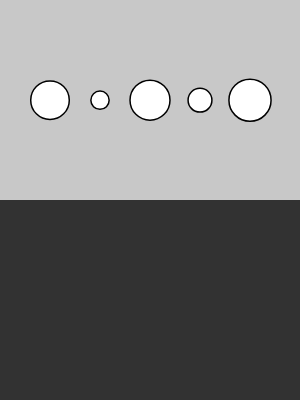
Frame 1 (no input)
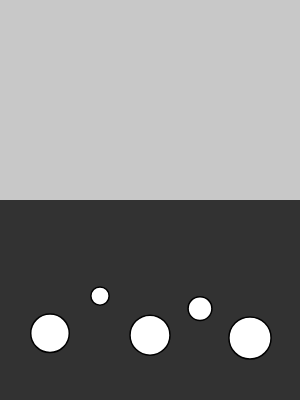
Frame 60 (no input)
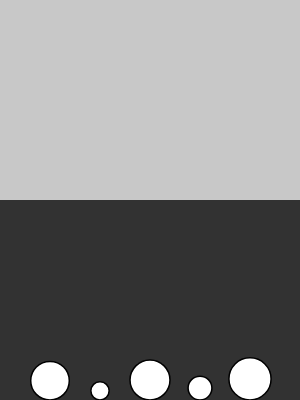
Frame 120 (the mouse pressed at the canvas centre since frame 60)

The p5.js sketch that drew these frames (run headless with seeded random() and noise() and a simulated clock; from frame 60 on, the mouse is pressed at the canvas centre):

// p5.js sketch
// ── sketch.js
// Global Variables
let width = 300, height = 400; 
let liquid; // Initialized in 'setup()'
let balls = [] // Empty array

// User-Defined Classes
class Liquid {
  constructor(start_y, end_y, drag_coeff=0.5) { 
    this.start_x = 0;
    this.end_x = width;
    this.start_y = start_y;
    this.end_y = height;
    this.ro = 1 // Fluid's mass density
    this.drag_coeff = drag_coeff; // Drag coefficient
  }
  contains(ball_obj) {
    let ball_pos = ball_obj.position; // Vector
    return ball_pos.y >= this.start_y; // Boolean
  }
  calc_drag(ball_obj) { //'F_drag = -0.5 * ro * speed**2 * Area * drag_coeff * vel_unit' ('mass' is proxied by 'ro')
                        // 'ro': liquid density; 'speed': velocity's magnitude; 'Area': surface area; 'drag_coeff': drag coefficient
    let speed = ball_obj.velocity.mag();
    let drag_mag = 0.5 * this.ro * speed**2 * ball_obj.area * this.drag_coeff;
    let drag_force = ball_obj.velocity.copy();
    drag_force.mult(-1); // Inverting direction
    drag_force.normalize(); // Normalize
    drag_force.mult(drag_mag); // Apply magnitude
    return drag_force; 
  }
  display() {
    noStroke(); // No outlines
    fill(50); // Grayscale background
    rectMode(CORNERS); // 'rect(x1, y1, x2, y2)' (where '_1' is a corner; '_2' the opposite corner)
    rect(this.start_x, this.start_y, this.end_x, this.end_y);
  }
}

class Ball { 
  constructor(x, y) { 
      // Attributes
      this.position = createVector(x, y); 
      this.velocity = createVector(0, 0); // To right
      this.acceleration = createVector(0, 0); // Starts at 0
      this.mass = random(5, 25); // Proxy for 'radius'
      this.area = 1 // Sphere surface area (should be: 4 * PI * radius**2)
  }
  // Methods
  apply_force(force_vec) {
    let acceleration = force_vec.div(this.mass);
    this.acceleration.add(acceleration);
  }
  contact_floor() {
    return (this.position.y + this.mass >= height); // True: ball passed liquid / False: otherwise
  }
  update() {
    this.velocity.add(this.acceleration);
    this.position.add(this.velocity);
    this.acceleration.mult(0);
  }
  display() {
    stroke(0); // Black outlines
    strokeWeight(1.5); // Outline width
    fill(255); // Grayscale background
    ellipse(this.position.x, this.position.y, this.mass*2);
  }
  check_edges() {
    if (this.position.x + this.mass > width) { // Right bound
      this.position.x = width - this.mass; 
      this.velocity.x *= -1; // Inverts velocity's 'x' component
    }
    if (this.position.x - this.mass < 0) { // Left bound
      this.position.x = this.mass;
      this.velocity.x *= -1; // Inverts velocity's 'x' component
    }
    if (this.contact_floor()) { // Bottom bound
      this.position.y = height - this.mass; 
      this.velocity.y = 0; // Stopping at bottom
    }
  }
}

// User-Defined Functions

// p5 Main
function setup() {
  createCanvas(width, height); // Creating the canvas with 'img' dimensions
  liquid = new Liquid(height/2, height); // Initialization
  
  for (let i = 1; i <= 5; i++){
    let _ball = new Ball(50*i, height/4); // Initializing balls (temp object)
    balls.push(_ball) 
  }
}

function draw() {
  // Main
  background(200); // Grayscale white
  
  liquid.display();
  
  for (let ball of balls){
    let gravity = createVector(0, 0.2); // 'gravity' acceleration
    let weight = p5.Vector.mult(gravity, ball.mass); // Returns a copy ('gravity' is not affected)
    ball.apply_force(weight);
  
    if (liquid.contains(ball)) { // Ball is in contact zone
      drag_force = liquid.calc_drag(ball);
      ball.apply_force(drag_force);
    }
   
    ball.update();
    ball.check_edges();
    ball.display();
  }

}
